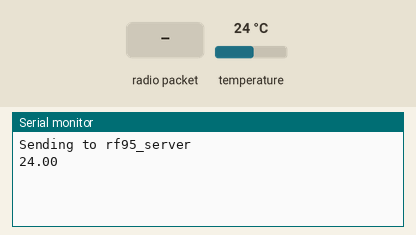
A sketch run on a simulated Arduino Uno, built with avr-gcc and run on an emulated ATmega328P. On the bench: the last lines printed to the serial monitor. Inputs (shaded band) come from the test bench; at power-on: temperature 24 °C. No radio packets arrive unless stated.

Above: at 1.6 s.
1.7 s: radio packet "1" arrives
At 1.96 s:
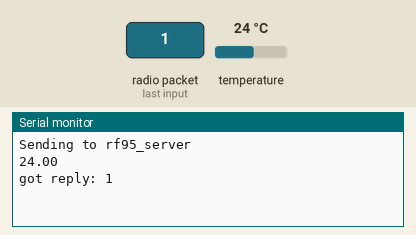
7.4 s: temperature set to 12 °C
At 8.3 s:
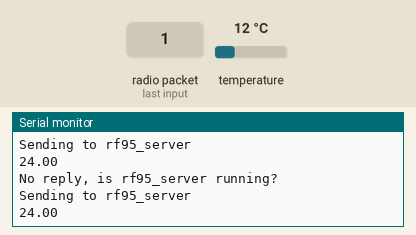
8.9 s: radio packet "0" arrives
At 9.9 s:
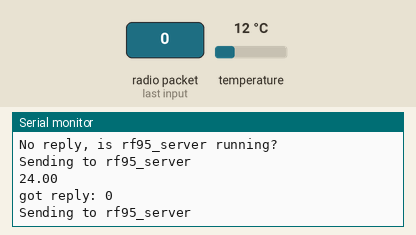
10.4 s: temperature set to 19 °C
At 11.2 s:
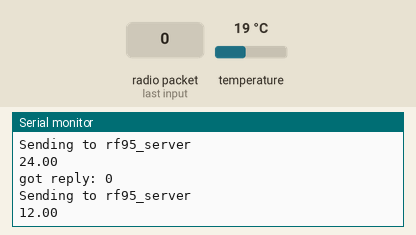

Measured:
- after the input at 1.7 s, the serial monitor: prints a new line at once (image 1)
- after the input at 8.9 s, the serial monitor: prints a new line at once (image 3)

The sketch:

lora-arduino.ino
```cpp
/*
  get temp data and sent to the Lora Server

  This is an example to show how to get sensor data from a remote Arduino via Wireless Lora Protocol
  The exampels requries below hardwares:
  1) Client Side: Arduino + Lora Shield (868Mhz) + DS18B20 (Temperature Sensor).
  2) Server Side: Arduino + Lora Shield (868Mhz) + Yun Shield + USB flash. make sure the USB flash has
  this file datalog.csv in the data directory of root.

  requrie below software:
  Radiohead library from:  http://www.airspayce.com/mikem/arduino/RadioHead/
  OneWire library for Arduino
  DallasTemperature library for Arduino

  Client side will get the temperature and keep sending out to the server via Lora wireless.
  Server side will listin on the Lora wireless frequency, once it get the data from Client side, it will
  turn on the LED and log the sensor data to a USB flash,

*/
//Include required lib so Arduino can communicate with the temperature sensorDS18B20
#include <OneWire.h>
#include <DallasTemperature.h>
// Singleton instance of the radio driver
#include <SPI.h>
#include <RH_RF95.h>
RH_RF95 rf95;

// Data wire is plugged into port 2 on the Arduino
#define ONE_WIRE_BUS 2

// Setup a oneWire instance to communicate with any OneWire devices (not just Maxim/Dallas temperature ICs)
OneWire oneWire(ONE_WIRE_BUS);

// Pass our oneWire reference to Dallas Temperature.
DallasTemperature sensors(&oneWire);
float data;
String datastring="";
char databuf[10];
uint8_t dataoutgoing[10];
void setup()
{
  Serial.begin(9600);
  if (!rf95.init())
    Serial.println("init failed");
   // Defaults after init are 434.0MHz, 13dBm, Bw = 125 kHz, Cr = 4/5, Sf = 128chips/symbol, CRC on
   // Need to change to 868.0Mhz in RH_RF95.cpp
   sensors.begin();
}

void loop()
{
  // Print Sending to rf95_server
  Serial.println("Sending to rf95_server");

  // Get the temperature and send the message to rf95_server
  sensors.requestTemperatures();
  data = sensors.getTempCByIndex(0);
  datastring +=dtostrf(data, 4, 2, databuf);
  strcpy((char *)dataoutgoing,databuf);
  Serial.println(databuf);
  rf95.send(dataoutgoing, sizeof(dataoutgoing));
  rf95.waitPacketSent();
  // Now wait for a reply
  uint8_t indatabuf[RH_RF95_MAX_MESSAGE_LEN];
  uint8_t len = sizeof(indatabuf);

  if (rf95.waitAvailableTimeout(3000))
  {
    // Should be a reply message for us now
    if (rf95.recv(indatabuf, &len))
   {
      // Serial print "got reply:" and the reply message from the server
      Serial.print("got reply: ");
      Serial.println((char*)indatabuf);
   }
     else
     {
      //
      Serial.println("recv failed");
     }
  }
  else
  {
    // Serial print "No reply, is rf95_server running?" if don't get the reply .
    Serial.println("No reply, is rf95_server running?");
  }
  delay(400);
}
```
